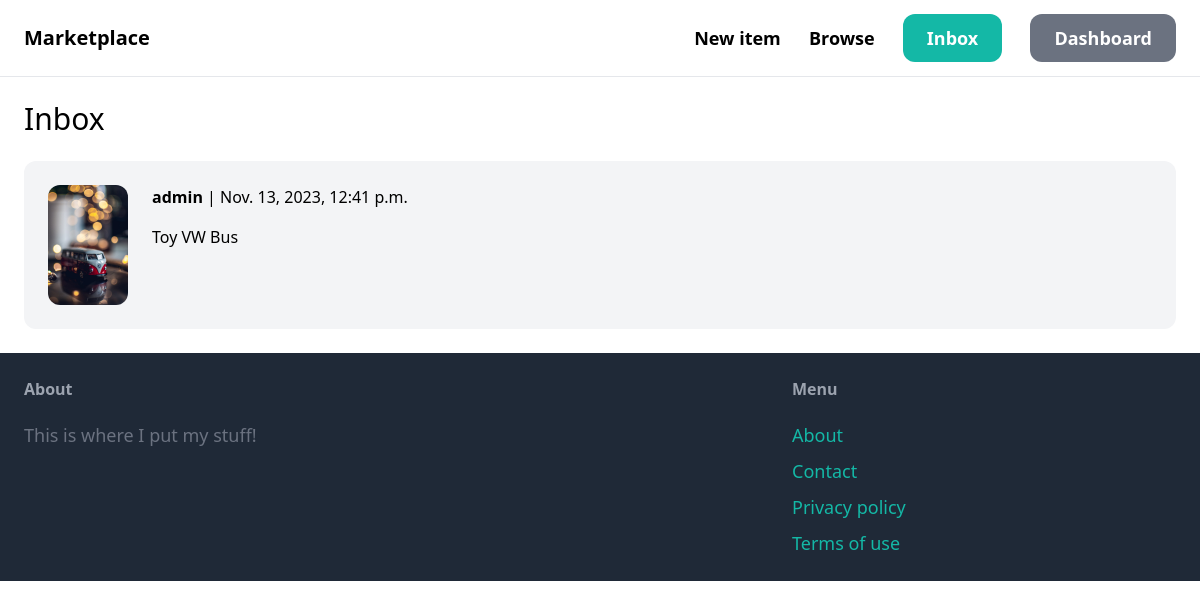
Screenshot of /inbox/ (signed in) with the database file from the repository.
### conversation/models.py (models this page shows)
class Conversation(models.Model):
    item = models.ForeignKey(Item, related_name='conversations', on_delete=models.CASCADE)
    members = models.ManyToManyField(User, related_name='conversations')
    created_at = models.DateTimeField(auto_now_add=True)
    modified_at = models.DateTimeField(auto_now=True)
    class Meta:
        ordering = ('-modified_at',)

### item/models.py (models this page shows, shortened)
class Item(models.Model):
    category = models.ForeignKey(Category, related_name='items', on_delete=models.CASCADE)
    name = models.CharField(max_length=255)
    description = models.TextField(blank=True, null=True)
    price = models.FloatField()
    image = models.ImageField(upload_to='item_images', blank=True, null=True)
    is_sold = models.BooleanField(default=False)
    created_by = models.ForeignKey(User, related_name='items', on_delete=models.CASCADE)
    created_at = models.DateTimeField(auto_now_add=True)

### conversation/views.py (the view)
# urls.py: path('', views.inbox, name='inbox'),
@login_required
def inbox(request):
    conversations = Conversation.objects.filter(members__in=[request.user.id])
    return render(request, 'conversation/inbox.html', {
        'conversations': conversations
    })

### conversation/templates/conversation/inbox.html (shortened to what this page needs)
{% extends 'core/base.html' %}
{% block content %}
<h1 class="mb-6 text-3xl">Inbox</h1>
<div class="space-y-6">
    {% for conversation in conversations %}
        <a href="{% url 'conversation:detail' conversation.id  %}">
            <div class="p-6 flex bg-gray-100 rounded-xl">
                <div class="pr-6 ">
                    <img src="{{ conversation.item.image.url }}" class="w-20 rounded-xl">
                </div>
                <div>
                    {% for member in conversation.members.all %}
                        {% if member != request.user %}
                            <p class="mb-4"><strong>{{ member.username }}</strong> | {{ conversation.modified_at }}</p>
                            <p>{{ conversation.item.name }}</p>
                        {% endif %}
                    {% endfor %}
                </div>
            </div>
        </a>
    {% endfor %}
</div>
{% endblock %}

### rows the page displays
Conversation: item.image (picture), modified_at "Nov. 13, 2023, 12:41 p.m.", item.name "Toy VW Bus"

### other values shown
{{ member.username }} "admin"
